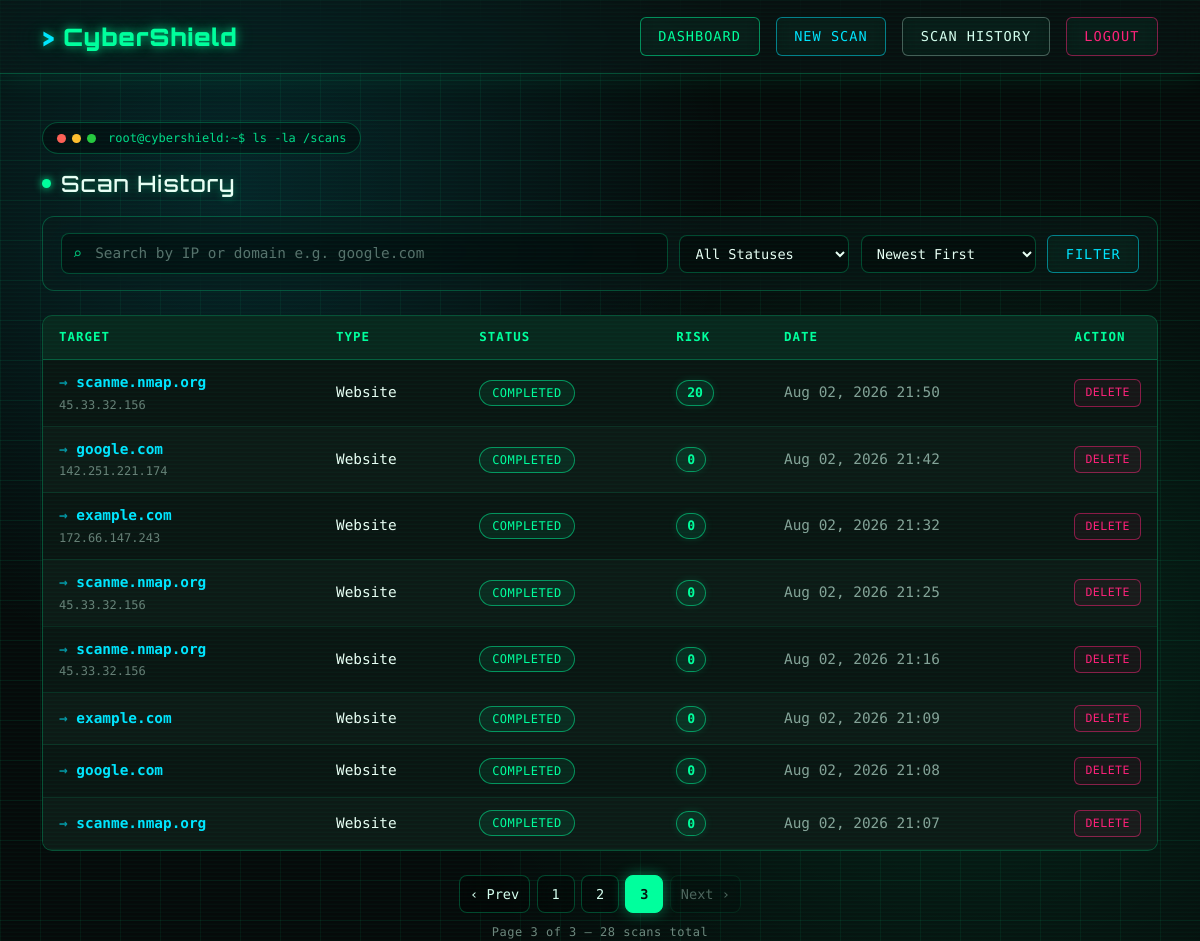
/scanner/history/?page=3 (signed in), run on the app's committed database.
### scanner/models.py (models this page shows, shortened)
class Scan(models.Model):
    SCAN_TYPES = [
        ("website", "Website"),
        ("ip", "IP Address"),
        ("domain", "Domain"),
    ]
    STATUS = [
        ("pending", "Pending"),
        ("running", "Running"),
        ("completed", "Completed"),
        ("failed", "Failed"),
    ]
    user = models.ForeignKey(
        User,
        on_delete=models.CASCADE
    )
    target = models.CharField(max_length=255)
    ip_address = models.GenericIPAddressField(
    null=True,
    blank=True
    )
    scan_type = models.CharField(
        max_length=20,
        choices=SCAN_TYPES
    )
    status = models.CharField(
        max_length=20,
        choices=STATUS,
        default="pending"
    )
    risk_score = models.IntegerField(default=0)
    ssl_enabled = models.BooleanField(default=False)
    ssl_issuer = models.CharField(
        max_length=255,
        blank=True
    )
    ssl_expiry = models.DateTimeField(
        null=True,
        blank=True
    )
    tls_version = models.CharField(
        max_length=50,
        blank=True
    )
    ai_recommendation = models.TextField(
        blank=True,
        null=True,
    )
    ai_generated_at = models.DateTimeField(
        blank=True,
        null=True,
    )
    created_at = models.DateTimeField(auto_now_add=True)
    completed_at = models.DateTimeField(
        null=True,
        blank=True
    )

### scanner/views.py (the view)
# urls.py: path("history/", scan_history, name="scan_history"),
@login_required
def scan_history(request):
    scans = Scan.objects.filter(user=request.user)
    query = request.GET.get("q", "").strip()
    if query:
        scans = scans.filter(
            Q(target__icontains=query) | Q(ip_address__icontains=query)
        )
    status = request.GET.get("status", "").strip()
    if status:
        scans = scans.filter(status=status)
    sort = request.GET.get("sort", "").strip()
    if sort == "risk_high":
        scans = scans.order_by("-risk_score", "-created_at")
    elif sort == "risk_low":
        scans = scans.order_by("risk_score", "-created_at")
    else:
        scans = scans.order_by("-created_at")
    paginator = Paginator(scans, 10)
    page_number = request.GET.get("page")
    scans_page = paginator.get_page(page_number)
    querystring = request.GET.copy()
    querystring.pop("page", None)
    context = {
        "scans": scans_page,
        "query": query,
        "selected_status": status,
        "selected_sort": sort,
        "status_choices": Scan.STATUS,
        "querystring": querystring.urlencode(),
    }
    return render(request, "scanner/history.html", context)

### scanner/templates/scanner/history.html (shortened to what this page needs)
{% extends "base.html" %}
{% block content %}
<div class="terminal-tag mb-3">
    <span class="dot dot-red"></span>
    <span class="dot dot-yellow"></span>
    <span class="dot dot-green"></span>
    <span class="terminal-path">root@cybershield:~$ ls -la /scans {% if query %}| grep "{{ query }}"{% endif %}</span>
</div>
<h2 class="section-title"><span class="pulse-dot"></span> Scan History</h2>
<form method="get" class="filter-bar mb-4">
    <div class="search-wrap">
        <span class="search-icon">⌕</span>
        <input
            type="text"
            name="q"
            class="search-input"
            placeholder="Search by IP or domain e.g. google.com"
            value="{{ query }}"
            autocomplete="off"
        >
    </div>
    <select name="status" class="filter-select">
        <option value="">All Statuses</option>
    </select>
    <select name="sort" class="filter-select">
        <option value="">Newest First</option>
    </select>
    <button type="submit" class="btn btn-info glow-btn filter-submit">Filter</button>
</form>
<div class="table-wrap">
    <div class="table-scroll">
        <table class="table cyber-table mb-0">
            <thead>
                <tr>
                    <th>Target</th>
                    <th>Type</th>
                    <th>Status</th>
                    <th>Risk</th>
                    <th>Date</th>
                    <th class="action-col">Action</th>
                </tr>
            </thead>
            <tbody>
                {% for scan in scans %}
                <tr>
                    <td>
                        <a class="target-link" href="{% url 'scan_detail' scan.id %}">
                            {{ scan.target }}
                        </a>
                        {% if scan.ip_address %}
                        <div class="ip-subtext">{{ scan.ip_address }}</div>
                        {% endif %}
                    </td>
                    <td>{{ scan.get_scan_type_display }}</td>
                    <td>
                        <span class="status-pill status-{{ scan.status }}">{{ scan.get_status_display }}</span>
                    </td>
                    <td>
                        <span class="risk-badge-sm">{{ scan.risk_score }}</span>
                    </td>
                    <td class="date-cell">{{ scan.created_at|date:"M d, Y H:i" }}</td>
                    <td>
                        <a href="{% url 'delete_scan' scan.id %}" class="btn-delete-sm">Delete</a>
                    </td>
                </tr>
                {% endfor %}
            </tbody>
        </table>
    </div>
</div>
{% if scans.has_other_pages %}
<nav class="cyber-pagination mt-4" aria-label="Scan history pages">
    <ul class="pagination-list">
        {% if scans.has_previous %}
            <li>
                <a class="page-link-cyber" href="?page={{ scans.previous_page_number }}{% if querystring %}&{{ querystring }}{% endif %}">‹ Prev</a>
            </li>
        {% else %}
            <li><span class="page-link-cyber disabled">‹ Prev</span></li>
        {% endif %}
        {% for num in scans.paginator.page_range %}
            {% if num == scans.number %}
                <li><span class="page-link-cyber active">{{ num }}</span></li>
            {% elif num > scans.number|add:"-3" and num < scans.number|add:"3" %}
                <li><a class="page-link-cyber" href="?page={{ num }}{% if querystring %}&{{ querystring }}{% endif %}">{{ num }}</a></li>
            {% endif %}
        {% endfor %}
        {% if scans.has_next %}
            <li>
                <a class="page-link-cyber" href="?page={{ scans.next_page_number }}{% if querystring %}&{{ querystring }}{% endif %}">Next ›</a>
            </li>
        {% else %}
            <li><span class="page-link-cyber disabled">Next ›</span></li>
        {% endif %}
    </ul>
    <div class="pagination-info">
        Page {{ scans.number }} of {{ scans.paginator.num_pages }} — {{ scans.paginator.count }} scan{{ scans.paginator.count|pluralize }} total
    </div>
</nav>
{% endif %}
{% endblock %}

### templates/base.html (style rules this page uses)
:root { --neon-green: #00ff9d; --neon-cyan: #00e5ff; --neon-pink: #ff2079; --glass-bg: rgba(15, 25, 25, 0.45); --glass-border: rgba(0, 255, 157, 0.25); --bg-dark: #060a0a; --bs-body-color: #d7fff0; --bs-body-color-rgb: 215, 255, 240; --bs-emphasis-color: #eafff5; --bs-secondary-color: rgba(215, 255, 240, 0.65); --bs-tertiary-color: rgba(215, 255, 240, 0.45); --bs-heading-color: #eafff5; --bs-link-color: #00e5ff; --bs-link-color-rgb: 0, 229, 255; --bs-link-hover-color: #00ff9d; --bs-card-color: #d7fff0; --bs-card-cap-color: #eafff5; --bs-card-bg: transparent; --bs-card-border-color: rgba(0, 255, 157, 0.25); --bs-table-color: #d7fff0; --bs-table-bg: transparent; --bs-table-border-color: rgba(0, 255, 157, 0.15); --bs-table-striped-color: #d7fff0; --bs-table-striped-bg: rgba(0, 255, 157, 0.04); --bs-table-hover-color: #eafff5; --bs-table-hover-bg: rgba(0, 255, 157, 0.06); --bs-form-control-color: #eafff5; --bs-form-select-color: #eafff5; --bs-alert-bg: transparent; --bs-alert-border-color: transparent; }
* { box-sizing: border-box; }
html, body { min-height: 100%; }
body { background-color: var(--bg-dark); background-image: linear-gradient(rgba(0, 255, 157, 0.06) 1px, transparent 1px), linear-gradient(90deg, rgba(0, 255, 157, 0.06) 1px, transparent 1px), radial-gradient(circle at 20% 20%, rgba(0, 229, 255, 0.12), transparent 40%), radial-gradient(circle at 80% 70%, rgba(0, 255, 157, 0.10), transparent 45%); background-size: 40px 40px, 40px 40px, cover, cover; color: #d7fff0; font-family: 'Share Tech Mono', monospace; min-height: 100vh; position: relative; overflow-x: hidden; }
body::before { content: ""; position: fixed; inset: 0; pointer-events: none; background: repeating-linear-gradient( 0deg, rgba(0, 255, 157, 0.03) 0px, rgba(0, 255, 157, 0.03) 1px, transparent 2px, transparent 4px ); z-index: 1000; }
h1, h2, h3, h4, h5, h6, .navbar-brand { font-family: 'Orbitron', sans-serif; letter-spacing: 1px; }
:where(p, span, div, td, th, li, label, small, dt, dd, legend) { color: #d7fff0; }
:where(h1, h2, h3, h4, h5, h6, strong, b, .card-title) { color: #eafff5; }
.btn { font-family: 'Share Tech Mono', monospace; border-radius: 6px; border: 1px solid var(--glass-border); background: rgba(0, 255, 157, 0.04); backdrop-filter: blur(8px); -webkit-backdrop-filter: blur(8px); color: #d7fff0; text-transform: uppercase; letter-spacing: 1px; font-size: 0.85rem; padding: 0.5rem 1.1rem; transition: all 0.25s ease; position: relative; overflow: hidden; }
.btn-info { border-color: rgba(0, 229, 255, 0.5); color: var(--neon-cyan); }
.table { background-color: transparent; }
a { color: var(--neon-cyan); }
.form-control, .form-select, input, textarea, select { background-color: rgba(0, 0, 0, 0.35); color: #eafff5; border-color: var(--glass-border); }
input::placeholder, textarea::placeholder { color: rgba(215, 255, 240, 0.4); }

### data on the page
Scan: target "scanme.nmap.org", ip_address "45.33.32.156", scan_type "Website", status "COMPLETED", risk_score "20", created_at "Aug 02, 2026 21:50"
Scan: target "google.com", ip_address "142.251.221.174", scan_type "Website", status "COMPLETED", risk_score "0", created_at "Aug 02, 2026 21:42"
Scan: target "example.com", ip_address "172.66.147.243", scan_type "Website", status "COMPLETED", risk_score "0", created_at "Aug 02, 2026 21:32"
Scan: target "scanme.nmap.org", ip_address "45.33.32.156", scan_type "Website", status "COMPLETED", risk_score "0", created_at "Aug 02, 2026 21:25"
Scan: target "scanme.nmap.org", ip_address "45.33.32.156", scan_type "Website", status "COMPLETED", risk_score "0", created_at "Aug 02, 2026 21:16"
Scan: target "example.com", scan_type "Website", status "COMPLETED", risk_score "0", created_at "Aug 02, 2026 21:09"
Scan: target "google.com", scan_type "Website", status "COMPLETED", risk_score "0", created_at "Aug 02, 2026 21:08"
Scan: target "scanme.nmap.org", scan_type "Website", status "COMPLETED", risk_score "0", created_at "Aug 02, 2026 21:07"

### other printed values
{{ num }} "1" "2"
{{ num }} "3"
{{ scans.number }} "3"
{{ scans.paginator.num_pages }} "3"
{{ scans.paginator.count }} "28"
